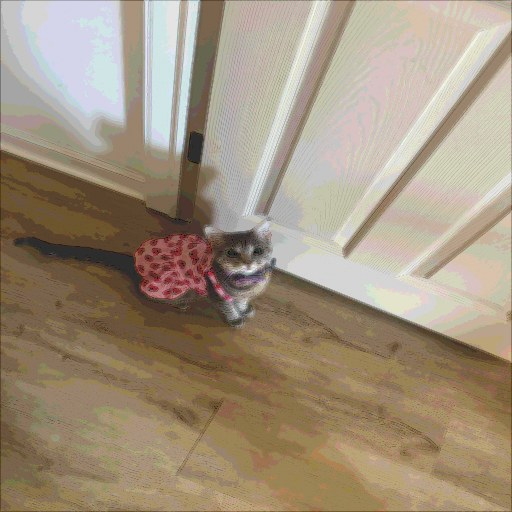
#> input picture Image_Classification/blueberry_storybook.jpg, 512 x 512 px
$ python -i basic_filter.py   (imports and definitions only)
#> lines starting #> are read from the running program, lines starting #| are printed output that depends on the picture
from PIL import Image, ImageFilter, ImageEnhance, ImageOps
import matplotlib.pyplot as plt
import os


def apply_blur_filter(image_path, output_path="blurred_image.png"):
    """Apply the starter Gaussian blur filter."""

    try:
        img = Image.open(image_path)
        img_resized = img.resize((256, 256))
        img_blurred = img_resized.filter(
            ImageFilter.GaussianBlur(radius=2)
        )

        plt.imshow(img_blurred)
        plt.axis("off")
        plt.savefig(output_path, bbox_inches="tight", pad_inches=0)
        plt.close()

        print(f"Blurred image saved as '{output_path}'.")

    except Exception as e:
        print(f"Error processing image: {e}")


def apply_storybook_filter(image_path, output_path="storybook_image.jpg"):
    """Create a colorful illustrated/storybook effect."""
#> called with image_path = 'blueberry_storybook.jpg', output_path = 'storybook_image.jpg'

    try:
        img = Image.open(image_path).convert("RGB")
#> img is the input picture: PIL image 512x512 RGB; mean R, G, B 161.6, 146.4, 126
        img_resized = img.resize((512, 512))

        # Smooth small details.
        smoothed = img_resized.filter(ImageFilter.SMOOTH_MORE)

        # Reduce the number of colors for a painted look.
        posterized = ImageOps.posterize(smoothed, 4)

        # Increase saturation and contrast.
        colorful = ImageEnhance.Color(posterized).enhance(1.45)
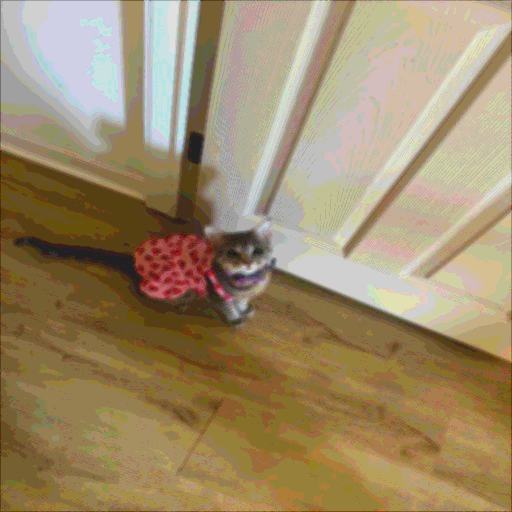
#> colorful: PIL image 512x512 RGB; mean R, G, B 158.7, 139.5, 106.7
        colorful = ImageEnhance.Contrast(colorful).enhance(1.20)
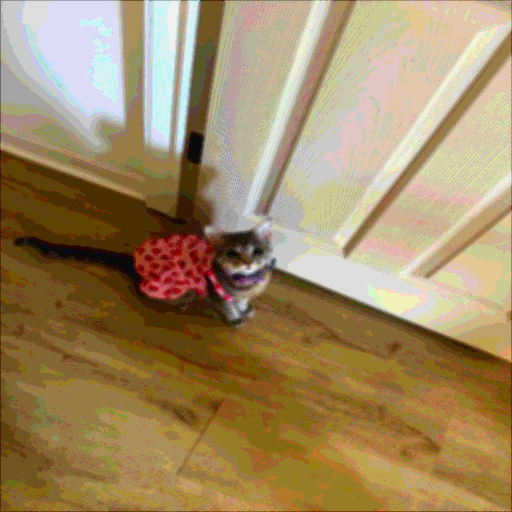
#> colorful: PIL image 512x512 RGB; mean R, G, B 161.7, 138.6, 99.7

        # Create dark edge details.
        edges = img_resized.convert("L").filter(ImageFilter.FIND_EDGES)
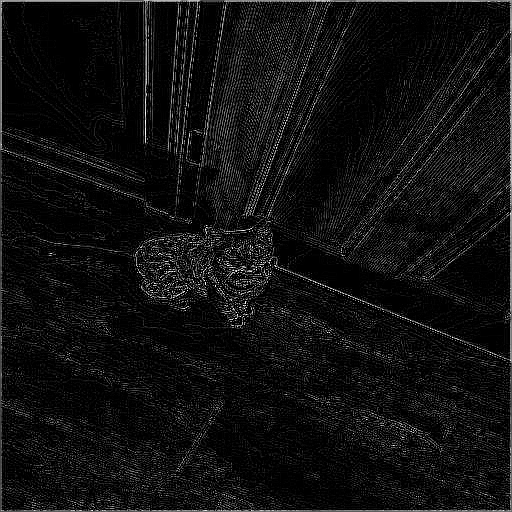
#> edges: PIL image 512x512 L; min 0, max 255, mean 16.8
        edges = ImageOps.invert(edges)
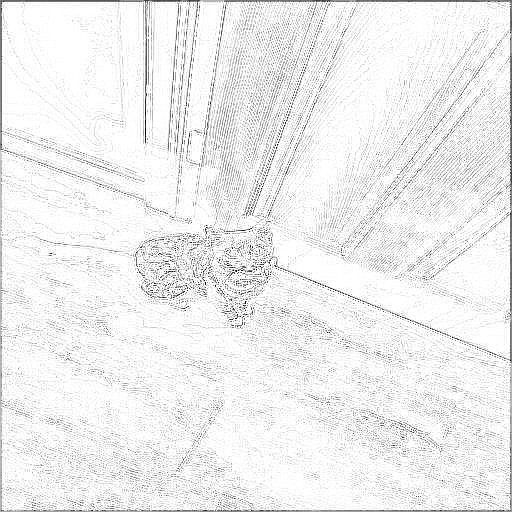
#> edges: PIL image 512x512 L; min 0, max 255, mean 238.2
        edges = ImageEnhance.Contrast(edges).enhance(2.0)
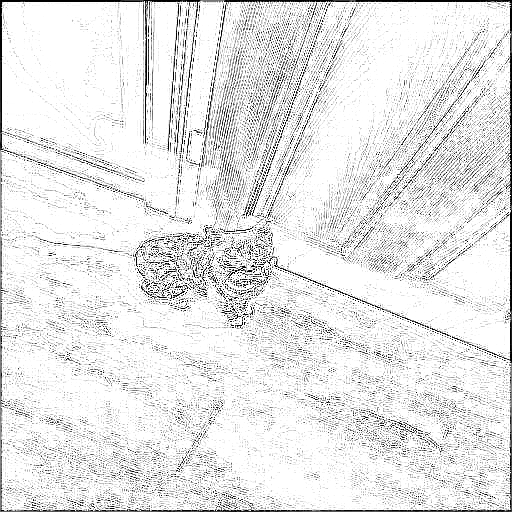
#> edges: PIL image 512x512 L; min 0, max 255, mean 229.7
        edge_rgb = Image.merge("RGB", (edges, edges, edges))

        # Blend color and edge details together.
        storybook = Image.blend(colorful, edge_rgb, 0.18)
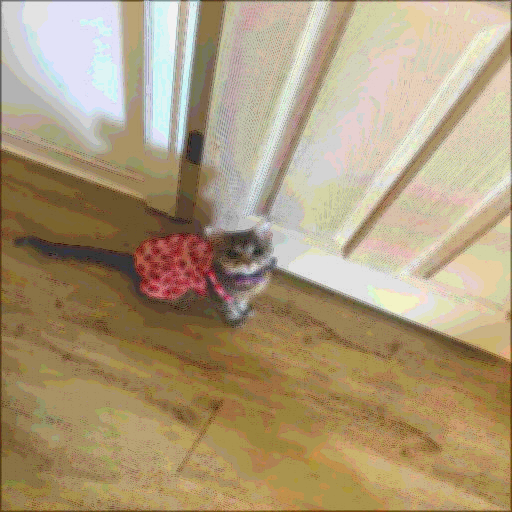
#> storybook: PIL image 512x512 RGB; mean R, G, B 173.4, 154.6, 122.6

        storybook.save(output_path)
        print(f"Storybook image saved as '{output_path}'.")

    except Exception as e:
        print(f"Error processing image: {e}")


# [33 lines not run here, left out]

>>> result = apply_storybook_filter('blueberry_storybook.jpg')

$ run again, on Image_Classification/blueberry_gradcam.jpg
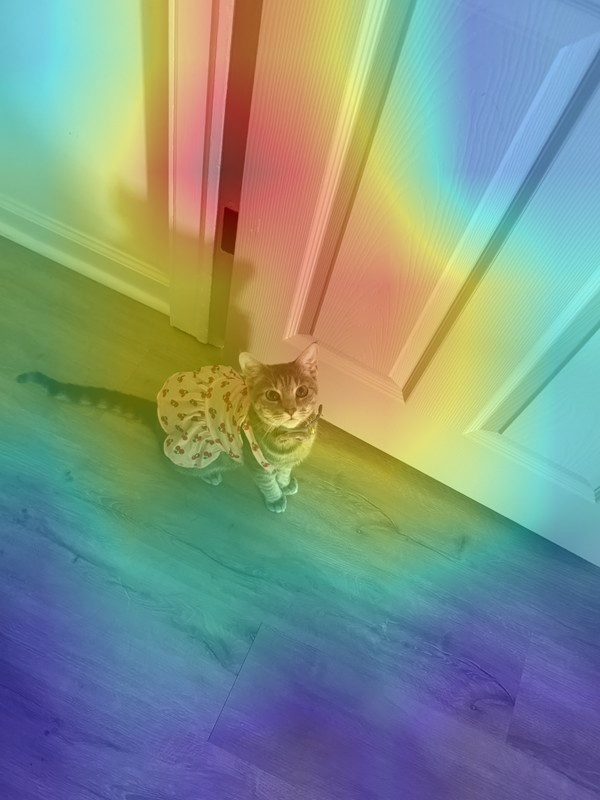
#> input picture Image_Classification/blueberry_gradcam.jpg, 600 x 800 px
#> in apply_storybook_filter, img is the input picture: PIL image 600x800 RGB; mean R, G, B 129.3, 147.5, 133.7
#> in apply_storybook_filter, `edges = ImageEnhance.Contrast(edges).enhance(2.0)`:
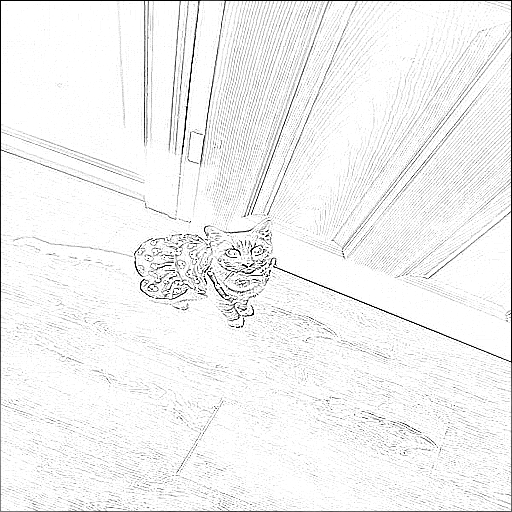
#> edges: PIL image 512x512 L; min 0, max 255, mean 242.1
#> in apply_storybook_filter, `storybook = Image.blend(colorful, edge_rgb, 0.18)`:
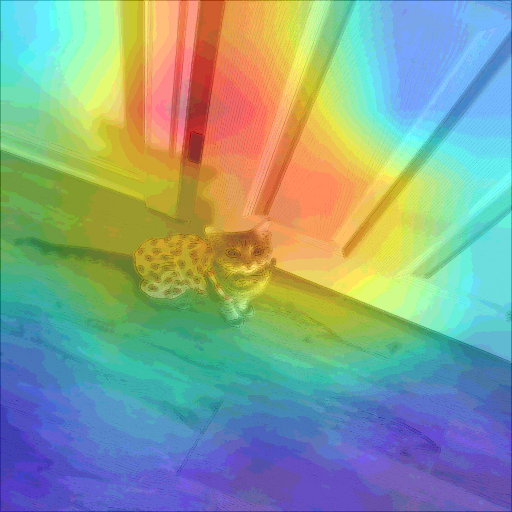
#> storybook: PIL image 512x512 RGB; mean R, G, B 135.5, 161.2, 144.2
